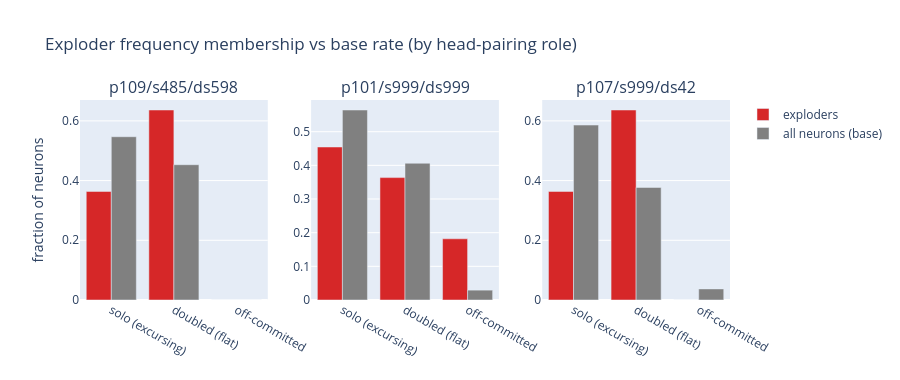

Notebook code for this chart:
### Markdown cell above
## 6. Exploder neurons vs the pairing — which frequencies blow up?

§1–§5 are read off attention. This section asks the MLP-side question: the ~handful of neurons whose
`W_in` rows explode across the event (notebook-1's "exploders") — do they live in the **excursing
(solo)** frequencies, the **doubled (flat-pair)** frequency, or **off** the committed set entirely?

Exploders = top-k neurons by peak `W_in` event-excursion in units of plateau drift (notebook-1 §1
definition). Each neuron's dominant frequency is read from `weight_basis_projection.mlp_in`. Compared
against the **base rate** (the same fractions over *all* 512 neurons), so a frequency that simply
holds most neurons doesn't masquerade as enrichment.

### Code cell
def exploder_neurons(variant, peak_ep, k=11, postgrok=POSTGROK):
    """Top-k MLP neurons by peak W_in event-excursion in units of plateau drift (notebook-1 §1)."""
    eps = np.array(variant.artifacts.get_epochs("parameter_snapshot"))
    Win = np.stack([variant.artifacts.load_epoch("parameter_snapshot", int(e))["W_in"].T.astype(np.float64)
                    for e in eps])                                  # (E, N, d_model)
    plat = (eps >= postgrok) & (eps <= peak_ep - 2000)
    evt = (eps >= peak_ep - 1500) & (eps <= peak_ep + 1500)
    ref = Win[plat].mean(0)
    drift = np.linalg.norm(np.diff(Win[plat], axis=0), axis=2).mean(0) + 1e-9
    excursion = np.linalg.norm(Win[evt] - ref[None], axis=2).max(0)
    return np.argsort(excursion / drift)[::-1][:k]


def neuron_dominant_freq(variant, epoch):
    """Per-neuron dominant input-side frequency (weight_basis_projection.mlp_in)."""
    return variant.artifacts.load_epoch("weight_basis_projection", int(epoch))["mlp_in_dominant_frequency"].ravel()


cats = ["solo (excursing)", "doubled (flat)", "off-committed"]
fig = make_subplots(rows=1, cols=len(pairs), subplot_titles=list(pairs))
print(f"{'model':16} | {'solo: expl':>10} {'base':>6} | {'doubled: expl':>13} {'base':>6} | "
      f"{'off-comm: expl':>14} {'base':>6}")
for j, (tag, P) in enumerate(pairs.items(), start=1):
    plat = plateau_epoch(variants[tag])
    fhead = head_qk_dominant_freq(variants[tag], plat)
    solo = {int(fhead[h]) for h in P["pair"]}        # excursing pair frequencies (distinct)
    doubled = {int(fhead[h]) for h in P["rest"]}     # flat pair frequency (one value)
    committed = {int(x) for x in fhead}
    ex = exploder_neurons(variants[tag], P["peak_ep"])
    nf = neuron_dominant_freq(variants[tag], plat)
    ef = nf[ex]
    frac = lambda sel, arr: float(np.mean(np.isin(arr, list(sel))))
    off = lambda arr: float(np.mean(~np.isin(arr, list(committed))))
    ex_v = [frac(solo, ef), frac(doubled, ef), off(ef)]
    base_v = [frac(solo, nf), frac(doubled, nf), off(nf)]
    fig.add_trace(go.Bar(x=cats, y=ex_v, name="exploders", marker_color="#d62728",
                         showlegend=(j == 1)), row=1, col=j)
    fig.add_trace(go.Bar(x=cats, y=base_v, name="all neurons (base)", marker_color="gray",
                         showlegend=(j == 1)), row=1, col=j)
    print(f"{tag:16} | {ex_v[0]:10.0%} {base_v[0]:6.0%} | {ex_v[1]:13.0%} {base_v[1]:6.0%} | "
          f"{ex_v[2]:14.0%} {base_v[2]:6.0%}    exploders={ex.tolist()} freqs={ef.tolist()}")
fig.update_layout(title="Exploder frequency membership vs base rate (by head-pairing role)",
                  barmode="group", height=380, yaxis_title="fraction of neurons")
fig.show()

### Figure 1 — Plotly figure (JSON) as saved in the notebook; plotly's stock layout.template omitted (floating-point values rounded to 4 significant figures)
{"data": [{"marker": {"color": "#d62728"}, "name": "exploders", "showlegend": true, "type": "bar", "x": ["solo (excursing)", "doubled (flat)", "off-committed"], "xaxis": "x", "y": [0.3636, 0.6364, 0.0], "yaxis": "y"}, {"marker": {"color": "gray"}, "name": "all neurons (base)", "showlegend": true, "type": "bar", "x": ["solo (excursing)", "doubled (flat)", "off-committed"], "xaxis": "x", "y": [0.5469, 0.4531, 0.0], "yaxis": "y"}, {"marker": {"color": "#d62728"}, "name": "exploders", "showlegend": false, "type": "bar", "x": ["solo (excursing)", "doubled (flat)", "off-committed"], "xaxis": "x2", "y": [0.4545, 0.3636, 0.1818], "yaxis": "y2"}, {"marker": {"color": "gray"}, "name": "all neurons (base)", "showlegend": false, "type": "bar", "x": ["solo (excursing)", "doubled (flat)", "off-committed"], "xaxis": "x2", "y": [0.5645, 0.4062, 0.0293], "yaxis": "y2"}, {"marker": {"color": "#d62728"}, "name": "exploders", "showlegend": false, "type": "bar", "x": ["solo (excursing)", "doubled (flat)", "off-committed"], "xaxis": "x3", "y": [0.3636, 0.6364, 0.0], "yaxis": "y3"}, {"marker": {"color": "gray"}, "name": "all neurons (base)", "showlegend": false, "type": "bar", "x": ["solo (excursing)", "doubled (flat)", "off-committed"], "xaxis": "x3", "y": [0.5859, 0.377, 0.03711], "yaxis": "y3"}], "layout": {"annotations": [{"font": {"size": 16}, "showarrow": false, "text": "p109/s485/ds598", "x": 0.1444, "xanchor": "center", "xref": "paper", "y": 1.0, "yanchor": "bottom", "yref": "paper"}, {"font": {"size": 16}, "showarrow": false, "text": "p101/s999/ds999", "x": 0.5, "xanchor": "center", "xref": "paper", "y": 1.0, "yanchor": "bottom", "yref": "paper"}, {"font": {"size": 16}, "showarrow": false, "text": "p107/s999/ds42", "x": 0.8556, "xanchor": "center", "xref": "paper", "y": 1.0, "yanchor": "bottom", "yref": "paper"}], "barmode": "group", "height": 380, "title": {"text": "Exploder frequency membership vs base rate (by head-pairing role)"}, "xaxis": {"anchor": "y", "domain": [0.0, 0.2889]}, "xaxis2": {"anchor": "y2", "domain": [0.3556, 0.6444]}, "xaxis3": {"anchor": "y3", "domain": [0.7111, 1.0]}, "yaxis": {"anchor": "x", "domain": [0.0, 1.0], "title": {"text": "fraction of neurons"}}, "yaxis2": {"anchor": "x2", "domain": [0.0, 1.0]}, "yaxis3": {"anchor": "x3", "domain": [0.0, 1.0]}}}
